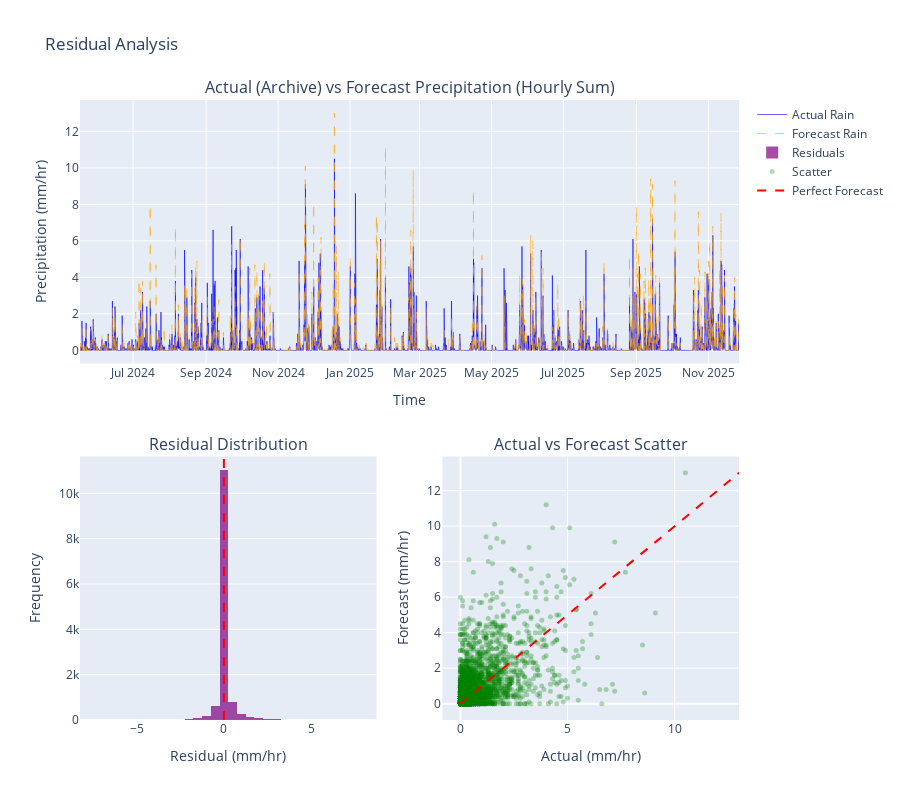

The cell this chart's notebook holds for it:
### Code cell
# --- RESIDUAL ANALYSIS ---
# Compare Forecast Precipitation vs Actual Historical Precipitation

print("## Residual Analysis: Forecast vs Actual Precipitation")

# weather_df already loaded in previous cell from Open-Meteo Archive
# df_forecast_combined contains the forecast data

# 1. Prepare Actual Rainfall (Hourly sum)
df_actual_hourly = weather_df['precipitation_mm'].resample('1h').sum()

# 2. Prepare Forecast Rainfall (Hourly sum)
df_forecast_hourly = df_forecast_combined['precip_forecast'].resample('1h').sum()

# 3. Align Data (Inner join to compare only overlapping periods)
comparison_df = pd.DataFrame({'actual': df_actual_hourly, 'forecast': df_forecast_hourly}).dropna()

if not comparison_df.empty:
    # 4. Calculate Residuals (Forecast - Actual)
    comparison_df['residual'] = comparison_df['forecast'] - comparison_df['actual']
    
    print(f"Comparison Period: {comparison_df.index.min()} to {comparison_df.index.max()}")
    print(f"Number of hours compared: {len(comparison_df)}")
    print(f"Mean Residual: {comparison_df['residual'].mean():.4f} mm/hr (Positive = Over-forecast)")
    print(f"MAE: {comparison_df['residual'].abs().mean():.4f} mm/hr")
    print(f"RMSE: {np.sqrt((comparison_df['residual']**2).mean()):.4f} mm/hr")
    
    
    # 5. Plotting with Plotly
    fig = make_subplots(
        rows=2, cols=2,
        specs=[[{"colspan": 2}, None], [{}, {}]],
        subplot_titles=("Actual (Archive) vs Forecast Precipitation (Hourly Sum)", "Residual Distribution", "Actual vs Forecast Scatter"),
        vertical_spacing=0.15
    )

    # Time Series
    fig.add_trace(
        go.Scatter(x=comparison_df.index, y=comparison_df['actual'], name='Actual Rain', line=dict(color='blue', width=1), opacity=0.6),
        row=1, col=1
    )
    fig.add_trace(
        go.Scatter(x=comparison_df.index, y=comparison_df['forecast'], name='Forecast Rain', line=dict(color='orange', width=1, dash='dash'), opacity=0.6),
        row=1, col=1
    )

    # Histogram
    fig.add_trace(
        go.Histogram(x=comparison_df['residual'], nbinsx=50, name='Residuals', marker_color='purple', opacity=0.7),
        row=2, col=1
    )
    # Vertical line at 0 for histogram
    fig.add_vline(x=0, line_width=2, line_dash="dash", line_color="red", row=2, col=1)

    # Scatter
    fig.add_trace(
        go.Scatter(x=comparison_df['actual'], y=comparison_df['forecast'], mode='markers', name='Scatter', marker=dict(size=5, opacity=0.3, color='green')),
        row=2, col=2
    )
    # Perfect fit line
    max_val = max(comparison_df['actual'].max(), comparison_df['forecast'].max())
    fig.add_trace(
        go.Scatter(x=[0, max_val], y=[0, max_val], mode='lines', name='Perfect Forecast', line=dict(color='red', dash='dash')),
        row=2, col=2
    )

    fig.update_layout(height=800, title_text="Residual Analysis", showlegend=True)
    fig.update_xaxes(title_text="Time", row=1, col=1)
    fig.update_yaxes(title_text="Precipitation (mm/hr)", row=1, col=1)
    fig.update_xaxes(title_text="Residual (mm/hr)", row=2, col=1)
    fig.update_yaxes(title_text="Frequency", row=2, col=1)
    fig.update_xaxes(title_text="Actual (mm/hr)", row=2, col=2)
    fig.update_yaxes(title_text="Forecast (mm/hr)", row=2, col=2)
    
    fig.show()

    # Check for bias
    bias = comparison_df['residual'].mean()
    if abs(bias) > 0.1:
        print(f"\nSignificant bias detected: {bias:.2f} mm/hr")
        if bias > 0:
            print("Forecast tends to OVER-predict rainfall.")
        else:
            print("Forecast tends to UNDER-predict rainfall.")
        print("Consider applying a correction factor to the forecast data.")
    else:
        print(f"\nBias is minimal ({bias:.4f} mm/hr). Forecast appears well-calibrated.")
else:
    print("No overlapping data found between actual and forecast rainfall.")

### Figure 1 — Plotly figure (JSON) as saved in the notebook; plotly's stock layout.template omitted (floating-point values rounded to 4 significant figures; data arrays with more than 128 entries replaced by an {"elided": "..."} marker saying what was removed)
{"data": [{"line": {"color": "blue", "width": 1}, "name": "Actual Rain", "opacity": 0.6, "type": "scatter", "x": {"elided": "13416 str values"}, "xaxis": "x", "y": {"elided": "13416 float values"}, "yaxis": "y"}, {"line": {"color": "orange", "dash": "dash", "width": 1}, "name": "Forecast Rain", "opacity": 0.6, "type": "scatter", "x": {"elided": "13416 str values"}, "xaxis": "x", "y": {"elided": "13416 float values"}, "yaxis": "y"}, {"marker": {"color": "purple"}, "name": "Residuals", "nbinsx": 50, "opacity": 0.7, "type": "histogram", "x": {"elided": "13416 float values"}, "xaxis": "x2", "yaxis": "y2"}, {"marker": {"color": "green", "opacity": 0.3, "size": 5}, "mode": "markers", "name": "Scatter", "type": "scatter", "x": {"elided": "13416 float values"}, "xaxis": "x3", "y": {"elided": "13416 float values"}, "yaxis": "y3"}, {"line": {"color": "red", "dash": "dash"}, "mode": "lines", "name": "Perfect Forecast", "type": "scatter", "x": [0, 13], "xaxis": "x3", "y": [0, 13], "yaxis": "y3"}], "layout": {"annotations": [{"font": {"size": 16}, "showarrow": false, "text": "Actual (Archive) vs Forecast Precipitation (Hourly Sum)", "x": 0.5, "xanchor": "center", "xref": "paper", "y": 1, "yanchor": "bottom", "yref": "paper"}, {"font": {"size": 16}, "showarrow": false, "text": "Residual Distribution", "x": 0.225, "xanchor": "center", "xref": "paper", "y": 0.425, "yanchor": "bottom", "yref": "paper"}, {"font": {"size": 16}, "showarrow": false, "text": "Actual vs Forecast Scatter", "x": 0.775, "xanchor": "center", "xref": "paper", "y": 0.425, "yanchor": "bottom", "yref": "paper"}], "height": 800, "shapes": [{"line": {"color": "red", "dash": "dash", "width": 2}, "type": "line", "x0": 0, "x1": 0, "xref": "x2", "y0": 0, "y1": 1, "yref": "y2 domain"}], "showlegend": true, "title": {"text": "Residual Analysis"}, "xaxis": {"anchor": "y", "domain": [0, 1], "title": {"text": "Time"}}, "xaxis2": {"anchor": "y2", "domain": [0, 0.45], "title": {"text": "Residual (mm/hr)"}}, "xaxis3": {"anchor": "y3", "domain": [0.55, 1], "title": {"text": "Actual (mm/hr)"}}, "yaxis": {"anchor": "x", "domain": [0.575, 1], "title": {"text": "Precipitation (mm/hr)"}}, "yaxis2": {"anchor": "x2", "domain": [0, 0.425], "title": {"text": "Frequency"}}, "yaxis3": {"anchor": "x3", "domain": [0, 0.425], "title": {"text": "Forecast (mm/hr)"}}}}
